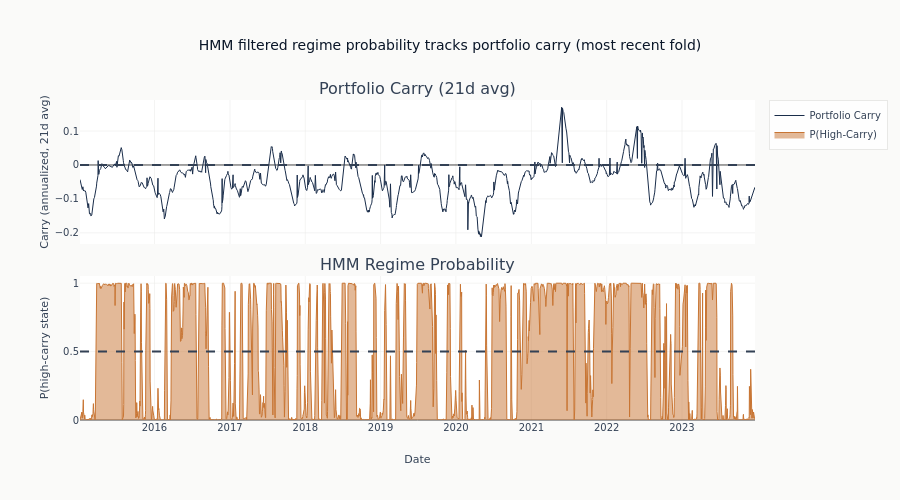

Here is the notebook cell this chart was saved with:
### Markdown cell above
## 9. Visualization

### Code cell
import plotly.graph_objects as go
from plotly.subplots import make_subplots

# Portfolio carry with HMM regime for the most recent fold. Folds are
# time-descending (fold 0 has the latest validation window), so fold 0 gives
# the most recent train+test span. Inner-join keeps both panels on the same
# x-range (the fold's own window) rather than trailing the full carry history.
if len(hmm_pl) > 0:
    viz_fold = hmm_pl["fold"].min()
    hmm_viz = hmm_pl.filter(pl.col("fold") == viz_fold).sort("timestamp")
    port_viz = portfolio_carry.join(
        hmm_viz.select(["timestamp", "hmm_carry_regime_prob"]), on="timestamp", how="inner"
    ).sort("timestamp")

    fig = make_subplots(
        rows=2,
        cols=1,
        shared_xaxes=True,
        subplot_titles=["Portfolio Carry (21d avg)", "HMM Regime Probability"],
        vertical_spacing=0.1,
    )

    fig.add_trace(
        go.Scatter(
            x=port_viz["timestamp"].to_list(),
            y=port_viz["portfolio_carry_21d"].to_list(),
            name="Portfolio Carry",
            line=dict(width=1, color=COLORS["slate"]),
        ),
        row=1,
        col=1,
    )
    fig.add_hline(y=0, line_dash="dash", line_color=COLORS["neutral"], row=1, col=1)

    fig.add_trace(
        go.Scatter(
            x=port_viz["timestamp"].to_list(),
            y=port_viz["hmm_carry_regime_prob"].to_list(),
            name="P(High-Carry)",
            line=dict(width=1, color=COLORS["copper"]),
            fill="tozeroy",
        ),
        row=2,
        col=1,
    )
    fig.add_hline(y=0.5, line_dash="dash", line_color=COLORS["neutral"], row=2, col=1)

    fig.update_layout(
        height=500,
        title_text="HMM filtered regime probability tracks portfolio carry (most recent fold)",
    )
    fig.update_yaxes(title_text="Carry (annualized, 21d avg)", row=1, col=1)
    fig.update_yaxes(title_text="P(high-carry state)", row=2, col=1)
    fig.update_xaxes(title_text="Date", row=2, col=1)
    fig.show()

### Figure 1 — Plotly figure (JSON) as saved in the notebook; plotly's stock layout.template omitted (floating-point values rounded to 4 significant figures; data arrays with more than 128 entries replaced by an {"elided": "..."} marker saying what was removed)
{"data": [{"line": {"color": "#1a2d4a", "width": 1}, "name": "Portfolio Carry", "type": "scatter", "x": {"elided": "2313 str values"}, "xaxis": "x", "y": {"elided": "2313 float values"}, "yaxis": "y"}, {"fill": "tozeroy", "line": {"color": "#C87533", "width": 1}, "name": "P(High-Carry)", "type": "scatter", "x": {"elided": "2313 str values"}, "xaxis": "x2", "y": {"elided": "2313 float values"}, "yaxis": "y2"}], "layout": {"annotations": [{"font": {"size": 16}, "showarrow": false, "text": "Portfolio Carry (21d avg)", "x": 0.5, "xanchor": "center", "xref": "paper", "y": 1.0, "yanchor": "bottom", "yref": "paper"}, {"font": {"size": 16}, "showarrow": false, "text": "HMM Regime Probability", "x": 0.5, "xanchor": "center", "xref": "paper", "y": 0.45, "yanchor": "bottom", "yref": "paper"}], "height": 500, "shapes": [{"line": {"color": "#334155", "dash": "dash"}, "type": "line", "x0": 0, "x1": 1, "xref": "x domain", "y0": 0, "y1": 0, "yref": "y"}, {"line": {"color": "#334155", "dash": "dash"}, "type": "line", "x0": 0, "x1": 1, "xref": "x2 domain", "y0": 0.5, "y1": 0.5, "yref": "y2"}], "title": {"text": "HMM filtered regime probability tracks portfolio carry (most recent fold)"}, "xaxis": {"anchor": "y", "domain": [0.0, 1.0], "matches": "x2", "showticklabels": false}, "xaxis2": {"anchor": "y2", "domain": [0.0, 1.0], "title": {"text": "Date"}}, "yaxis": {"anchor": "x", "domain": [0.55, 1.0], "title": {"text": "Carry (annualized, 21d avg)"}}, "yaxis2": {"anchor": "x2", "domain": [0.0, 0.45], "title": {"text": "P(high-carry state)"}}}}
